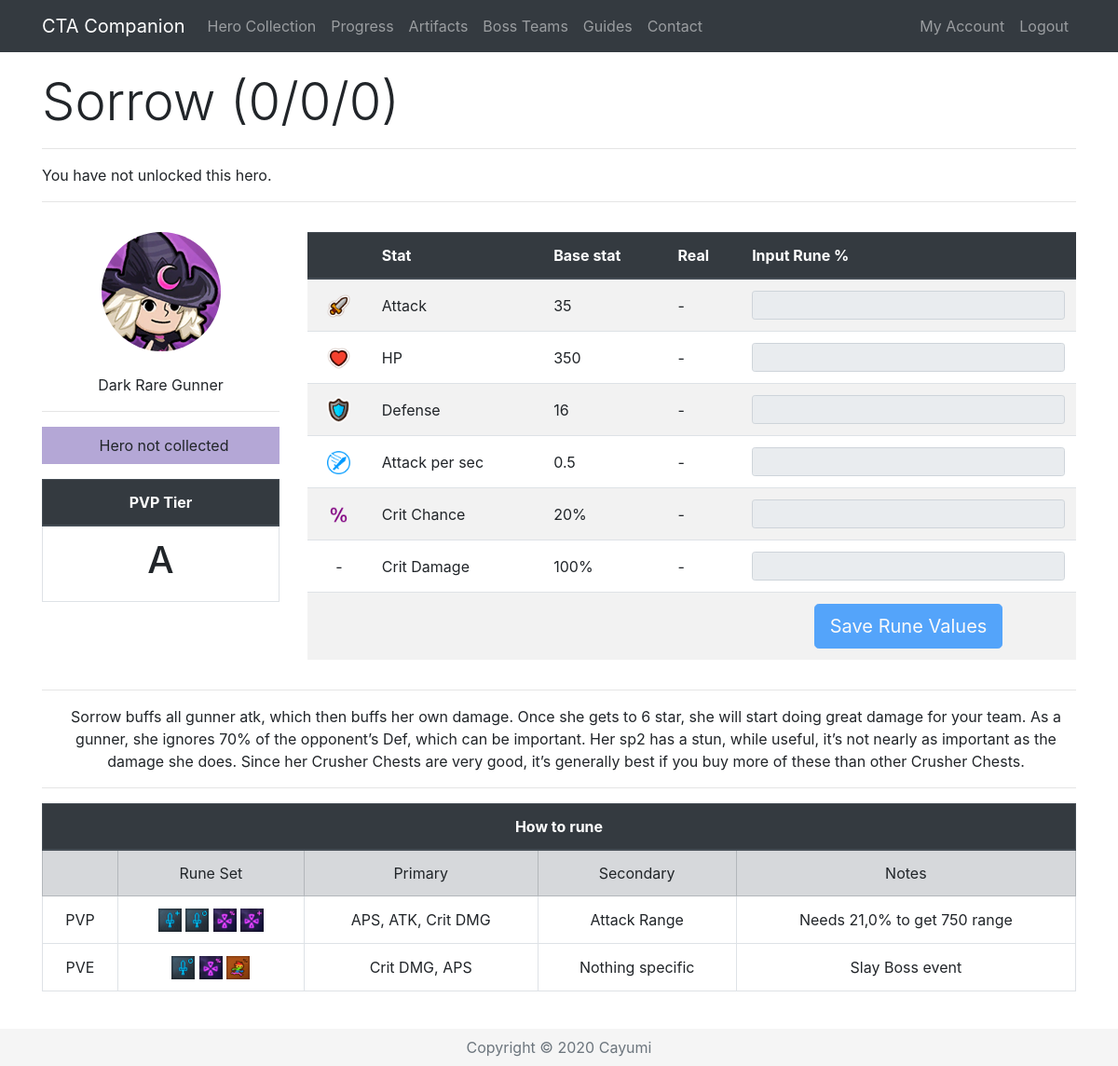
/Hero/869 (signed in), run on an earlier commit of the app's database.
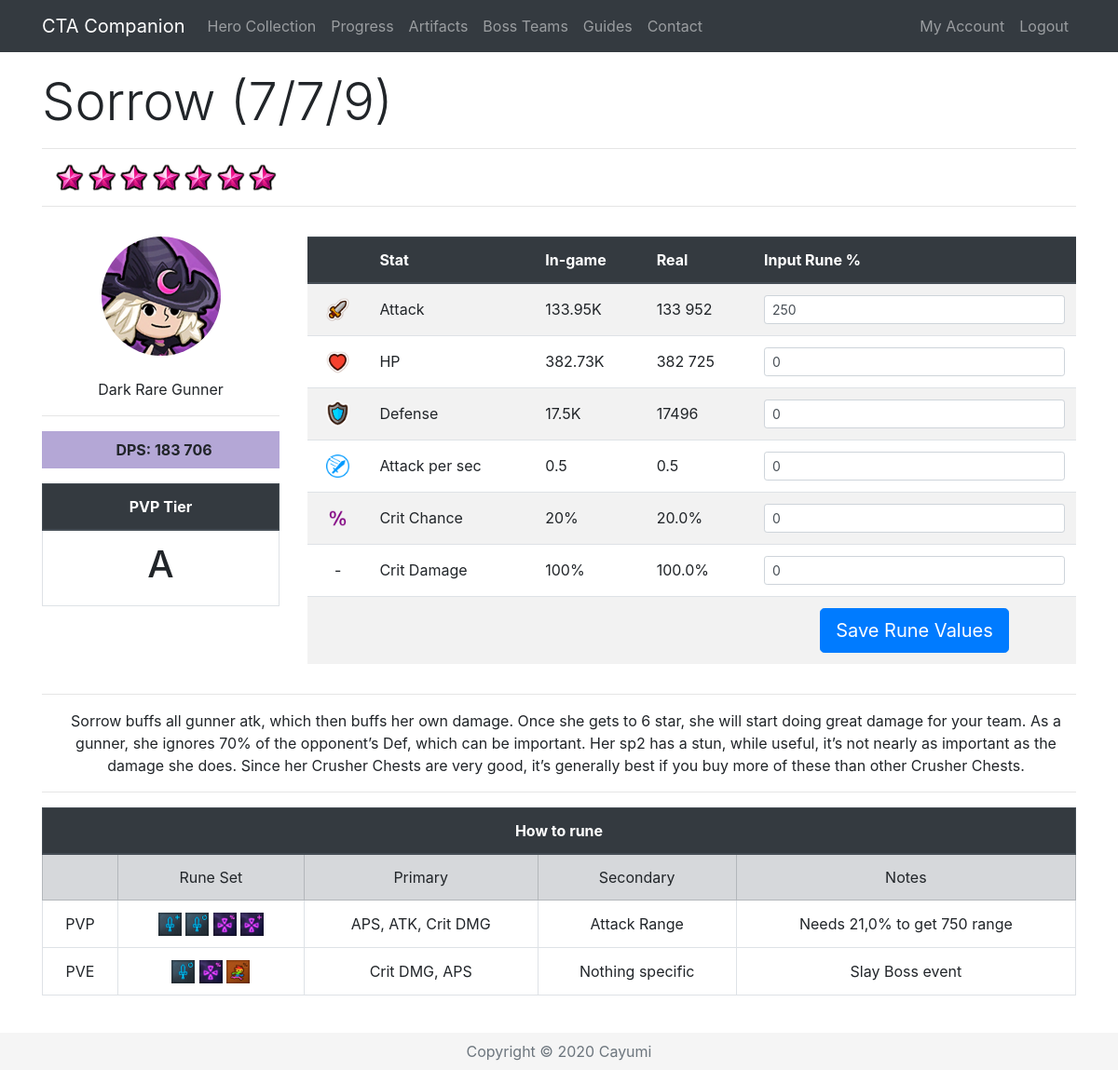
And on a later commit of the database.
### app/models.py (models this page shows, shortened)
class Base(db.Model):
    id = db.Column(db.Integer, primary_key=True)
    name = db.Column(db.String(32), index=True, unique=True)
    nameSafe = db.Column(db.String(32), index=True, unique=True)
    job = db.Column(db.String(16), index=True)
    rarity = db.Column(db.String(16), index=True)
    element = db.Column(db.String(16), index=True)
    gender = db.Column(db.String(16), index=True)
    crusher = db.Column(db.Integer, index=True)
    fly = db.Column(db.Integer, index=True)
    blitz = db.Column(db.Integer, index=True)
    atk = db.Column(db.Integer, index=True)
    hp = db.Column(db.Integer, index=True)
    defense = db.Column(db.Integer, index=True)
    crit = db.Column(db.Integer, index=True)
    critDmg = db.Column(db.Integer, index=True)
    movespeed = db.Column(db.Integer, index=True)
    aps = db.Column(db.Integer, index=True)
    arange = db.Column(db.Integer, index=True)
    resistance = db.Column(db.Integer, index=True)
    frenzy = db.Column(db.Integer, index=True)
    dodge = db.Column(db.Integer, index=True)
    stun = db.Column(db.Integer, index=True)
    stunTime = db.Column(db.Integer, index=True)
    aoe = db.Column(db.Integer, index=True)
    ult = db.Column(db.Integer, index=True)
    kshp = db.Column(db.Integer, index=True)
    gold = db.Column(db.Integer, index=True)
    freeze = db.Column(db.Integer, index=True)
    freezeTime = db.Column(db.Integer, index=True)
    freezeDmg = db.Column(db.Integer, index=True)
    burn = db.Column(db.Integer, index=True)
    burnTime = db.Column(db.Integer, index=True)
    burnDmg = db.Column(db.Integer, index=True)
    poison = db.Column(db.Integer, index=True)
    poisonTime = db.Column(db.Integer, index=True)
    poisonDmg = db.Column(db.Integer, index=True)
    sp2 = db.Column(db.Integer, index=True)
    sp2num = db.Column(db.Integer, index=True)
    buffElement = db.Column(db.String(16), index=True)
    buffType = db.Column(db.Integer, index=True)
    buffStat = db.Column(db.String(16), index=True)
    buff = db.Column(db.Integer, index=True)
    heroes = db.relationship('Hero', backref='baseStats', lazy='dynamic')

class Hero(db.Model):
    id = db.Column(db.Integer, primary_key=True)
    level = db.Column(db.Integer, index=True)
    awaken = db.Column(db.Integer, index=True)
    wpn = db.Column(db.Integer, index=True)
    medals = db.Column(db.Integer, index=True)
    runedAtk = db.Column(db.Integer, index=True)
    runedHp = db.Column(db.Integer, index=True)
    runedDef = db.Column(db.Integer, index=True)
    runedAps = db.Column(db.Integer, index=True)
    runedCrit = db.Column(db.Integer, index=True)
    runedCritDmg = db.Column(db.Integer, index=True)
    user_id = db.Column(db.Integer, db.ForeignKey('user.id'))
    base_id = db.Column(db.Integer, db.ForeignKey('base.id'))
    def displayStat(self, stat):
        if stat < 1000:
            return str(int(round(stat, 0)))
        elif stat > 1000000:
            return str(round(stat/1000000, 2))+"M"
        else:
            return str(round(stat/1000, 2))+"K"
    def displayOther(self, x):
        return '{:,}'.format(x).replace(',', ' ')
    def atk(self):
        runedAttack = self.runedAtk
        base = self.baseStats.atk
        level = self.level
        awaken = self.awaken
        atk = int(base * (2 ** (level - 1)) * (1.5 ** awaken))
        runedAtk = atk + (atk * (runedAttack / 100))
        return int(runedAtk)
    def raidAtk(self, art, buff):
        runedAttack = self.runedAtk
        base = self.baseStats.atk
        level = self.level
        awaken = self.awaken
        atk = base * (2 ** (level - 1)) * (1.5 ** awaken)
        runedAtk = (atk + (atk * ((runedAttack+art) / 100))) * self.baseStats.crusher + atk * buff / 100
        return runedAtk
    def hp(self):
        runedHP = self.runedHp
        base = self.baseStats.hp
        level = self.level
        awaken = self.awaken
        hp = int(base * (2 ** (level - 1)) * (1.5 ** awaken))
        runedHP = hp + (hp * (runedHP / 100))
        return int(runedHP)
    def defense(self):
        runedDef = self.runedDef
        base = self.baseStats.defense
        level = self.level
        awaken = self.awaken
        defense = int(base * (2 ** (level - 1)) * (1.5 ** awaken))
        runedDef = defense + (defense * (runedDef / 100))
        return int(runedDef)
    def aps(self):
        runedAps = self.runedAps
        base = self.baseStats.aps
        runedAps = base + (base * (runedAps / 100))
        return runedAps
    def crit(self):
        runedCrit = self.runedCrit
        base = self.baseStats.crit
        return (base + runedCrit)/100
    def critDmg(self):
        runedDmg = self.runedCritDmg
        base = self.baseStats.critDmg
        return (base + runedDmg)/100
    def dpsSP2(self):
        sp2 = self.baseStats.sp2
        sp2num = self.baseStats.sp2num
        atk = self.atk()
        aps = self.aps()
        crit = self.crit()
        critDmg = self.critDmg()
        dps = ((atk * aps * (1-crit)) + (atk * aps * crit * (1+critDmg))) * (6 + sp2 * sp2num)/7
        dps = int(round(dps))
        return '{:,}'.format(dps).replace(',', ' ')

### app/routes.py (the view, shortened to what this page needs)
@app.route('/Hero/<heroid>', methods=["GET", "POST"])
@login_required
def hero(heroid):
    user = User.query.join(Hero).filter(Hero.id == heroid)
    selectedHero = Hero.query.get(heroid)
    if request.method == "GET":
        return render_template('hero.html', selectedHero=selectedHero, title=selectedHero.baseStats.name, user=user,
                               heroDict=heroDict)

### app/templates/hero.html (shortened to what this page needs)
{% extends "base.html" %}
{% block content %}
{% if user[0] == current_user %}
{% set current = selectedHero.baseStats.nameSafe %}
 <div class="row pt-3">
    <div class="col-lg-12">
      <h1 class="display-4">{{ selectedHero.baseStats.name }} ({{ selectedHero.level }}/{{ selectedHero.awaken }}/{{ selectedHero.wpn }}) </h1>
      <hr>
        {% if selectedHero.level > 0 %}
      <p class="instructions">
          {% for i in range(selectedHero.awaken) %}
          <img src="{{ url_for('static', filename='awaken.png') }}" width="30" alt="Awaken">
          {% endfor %}
      </p>
        {% else %}
        <p class="instruction">You have not unlocked this hero.</p>
        {% endif %}
      <hr>
    </div>
 </div>
  <div class="row align-middle">
    <div class="col-lg-3 text-center align-middle pt-3">
        <img class="img-fluid rounded-circle" src="/static/{{selectedHero.baseStats.nameSafe}}.png" alt="{{selectedHero.baseStats.name}}"><br><br>
        {{ selectedHero.baseStats.element }} {{ selectedHero.baseStats.rarity }} {{ selectedHero.baseStats.job }}<hr>
        {% if selectedHero.level > 0 %}
        <p class="instructions {{selectedHero.baseStats.element}}{{selectedHero.baseStats.rarity}}"><b>DPS: {{ selectedHero.dpsSP2() }}</b></p>
        {% else %}
        <p class="instructions {{selectedHero.baseStats.element}}{{selectedHero.baseStats.rarity}}">Hero not collected</p>
        {% endif %}
        <table class="table table-bordered">
        <thead class="thead-dark">
        <tr>
            <th colspan="2">PVP Tier</th>
        </tr>
        </thead>
        <tr>
            <td><h1>
                {% if heroDict[current] %}
                {{ heroDict[current][4] }}
                {% else %}
                -
                {% endif %}
            </h1>
            </td>
        </tr>
    </table>
      </div>
      <div class="col lg-9 pt-3">
<form action="/Hero/{{ selectedHero.id }}" method="post" novalidate>
 <table class="table table-striped">
     <thead class="thead-dark">
          <tr>
              <th>&nbsp;</th>
              <th>Stat</th>
              <th>{% if selectedHero.level > 0 %}In-game{% else %}Base stat{% endif %}</th>
              <th>Real</th>
              <th>Input Rune %</th>
          </tr>
          </thead>
              <tr class="text-left">
                  <td class="align-middle text-center"><img src="{{ url_for('static', filename='atk.png') }}" width="25" alt="Attack"></td>
                  <td class="align-middle">Attack</td>
                  {% if selectedHero.level > 0 %}
                  <td class="align-middle">{{ selectedHero.displayStat(selectedHero.atk()) }}</td>
                  <td class="align-middle">{{ selectedHero.displayOther(selectedHero.atk()) }}</td>
                  <td><input type="text" maxlength="10" class="form-control form-control-sm" id="{{ selectedHero.id }}runedAtk" value="{{ selectedHero.runedAtk }}" name="{{ selectedHero.id }}runedAtk"></td>
                  {% else %}
                  <td class="align-middle">{{ selectedHero.baseStats.atk }}</td>
                  <td class="align-middle">-</td>
                  <td><input type="text" maxlength="10" class="form-control form-control-sm" disabled></td>
                  {% endif %}
              </tr>
              <tr class="text-left">
                  <td class="align-middle text-center"><img src="{{ url_for('static', filename='hp.png') }}" width="25" alt="HP"></td>
                  <td class="align-middle">HP</td>
                  {% if selectedHero.level > 0 %}
                  <td class="align-middle">{{ selectedHero.displayStat(selectedHero.hp()) }}</td>
                  <td class="align-middle">{{ selectedHero.displayOther(selectedHero.hp()) }}</td>
                  <td><input type="text" maxlength="10" class="form-control form-control-sm" id="{{ selectedHero.id }}runedHp" value="{{ selectedHero.runedHp }}" name="{{ selectedHero.id }}runedHp" onkeypress="return isNumber9(event)"></td>
                  {% else %}
                  <td class="align-middle">{{ selectedHero.baseStats.hp }}</td>
                  <td class="align-middle">-</td>
                  <td><input type="text" maxlength="10" class="form-control form-control-sm" disabled></td>
                  {% endif %}
              </tr>
              <tr class="text-left">
                  <td class="align-middle text-center"><img src="{{ url_for('static', filename='def.png') }}" width="25" alt="Defense"></td>
                  <td class="align-middle">Defense</td>
                  {% if selectedHero.level > 0 %}
                  <td class="align-middle">{{ selectedHero.displayStat(selectedHero.defense()) }}</td>
                  <td class="align-middle">{{ selectedHero.defense() }}</td>
                  <td><input type="text" maxlength="10" class="form-control form-control-sm" id="{{ selectedHero.id }}runedDef" value="{{ selectedHero.runedDef }}" name="{{ selectedHero.id }}runedDef" onkeypress="return isNumber9(event)"></td>
                  {% else %}
                  <td class="align-middle">{{ selectedHero.baseStats.defense }}</td>
                  <td class="align-middle">-</td>
                  <td><input type="text" maxlength="10" class="form-control form-control-sm" disabled></td>
                  {% endif %}
              </tr>
              <tr class="text-left">
                  <td class="align-middle text-center"><img src="{{ url_for('static', filename='aps.png') }}" width="25" alt="APS"></td>
                  <td class="align-middle">Attack per sec</td>
                  {% if selectedHero.level > 0 %}
                  <td class="align-middle">{{ selectedHero.aps()|round(2, 'common' ) }}</td>
                  <td class="align-middle">{{ selectedHero.aps() }}</td>
                  <td><input type="text" maxlength="10" class="form-control form-control-sm" id="{{ selectedHero.id }}runedAps" value="{{ selectedHero.runedAps }}" name="{{ selectedHero.id }}runedAps" onkeypress="return isNumber9(event)"></td>
                  {% else %}
                  <td class="align-middle">{{ selectedHero.baseStats.aps }}</td>
                  <td class="align-middle">-</td>
                  <td><input type="text" maxlength="10" class="form-control form-control-sm" disabled></td>
                  {% endif %}
              </tr>
                <tr class="text-left">
                  <td class="align-middle text-center"><img src="{{ url_for('static', filename='crit.png') }}" width="25" alt="Crit Chance"></td>
                  <td class="align-middle">Crit Chance</td>
                  {% if selectedHero.level > 0 %}
                  <td class="align-middle">{{ (selectedHero.crit()*100)|round|int }}%</td>
                  <td class="align-middle">{{ selectedHero.crit()*100 }}% </td>
                  <td><input type="text" maxlength="10" class="form-control form-control-sm" id="{{ selectedHero.id }}runedCrit" value="{{ selectedHero.runedCrit }}" name="{{ selectedHero.id }}runedCrit" onkeypress="return isNumber9(event)"></td>
                  {% else %}
                  <td class="align-middle">{{ selectedHero.baseStats.crit }}%</td>
                  <td class="align-middle">-</td>
                  <td><input type="text" maxlength="10" class="form-control form-control-sm" disabled></td>
                  {% endif %}
                </tr>
              <tr class="text-left">
                  <td class="align-middle text-center">-</td>
                  <td class="align-middle">Crit Damage</td>
                  {% if selectedHero.level > 0 %}
                  <td class="align-middle">{{ ((selectedHero.critDmg())*100)|round|int }}%</td>
                  <td class="align-middle">{{ (selectedHero.critDmg()*100)|round(2, 'common') }}%</td>
                  <td><input type="text" maxlength="10" class="form-control form-control-sm" id="{{ selectedHero.id }}runedCritDmg" value="{{ selectedHero.runedCritDmg }}" name="{{ selectedHero.id }}runedCritDmg" onkeypress="return isNumber9(event)"></td>
                  {% else %}
                  <td class="align-middle">{{ selectedHero.baseStats.critDmg }}%</td>
                  <td class="align-middle">-</td>
                  <td><input type="text" maxlength="10" class="form-control form-control-sm" disabled></td>
                  {% endif %}
              </tr>
     <tr class="text-center">
                  <td>&nbsp;</td>
                  <td>&nbsp;</td>
                  <td>&nbsp;</td>
                  <td>&nbsp;</td>
                  {% if selectedHero.level > 0 %}
                  <td><button class="btn btn-primary btn-lg" type="submit">Save Rune Values</button></td>
                  {% else %}
                  <td><button class="btn btn-primary btn-lg" type="submit" disabled>Save Rune Values</button></td>
                  {% endif %}
              </tr>
          </table>
</form>
    </div>
      </div>
{% if heroDict[current] %}
<div class="row">
    <div class="col-lg-12 text-center">
        <hr>
        <p class="instructions">{{ heroDict[current][5] }}</p>
        <hr>
    </div>
</div>
<div class="row">
    <div class="col-lg-12 text-center">
      <table class="table table-bordered">
          <thead class="thead-dark">
          <tr>
              <th colspan="5">How to rune</th>
          </tr>
          </thead>
          <tr class="table-secondary align-middle">
              <td>&nbsp;</td>
              <td width="18%">Rune Set</td>
              <td>Primary</td>
              <td>Secondary</td>
              <td>Notes</td>
          </tr>
          <tr class="align-middle">
              <td class="align-middle">PVP</td>
              <td class="align-middle">
                  {% for i in heroDict[current][0] %}
                  <img class="img-fluid" src="/static/{{i}}.png" alt="{{i}}" name="{{i}}" width="25">
                  {% endfor %}
              </td>
              <td class="align-middle">{{ heroDict[current][1] }}</td>
              <td class="align-middle">{{ heroDict[current][2] }}</td>
              <td class="align-middle">{{ heroDict[current][3] }}</td>
          </tr>
{% if heroDict[current][6] %}
            <tr>
              <td class="align-middle">PVE</td>
              <td class="align-middle">
                  {% for i in heroDict[current][6] %}
                  <img class="img-fluid" src="/static/{{i}}.png" alt="{{i}}" name="{{i}}" width="25">
                  {% endfor %}
              </td>
              <td class="align-middle">{{ heroDict[current][7] }}</td>
              <td class="align-middle">{{ heroDict[current][8] }}</td>
              <td class="align-middle">{{ heroDict[current][9] }}</td>
          </tr>
{% endif %}
      </table>
    </div>
</div>
{% endif %}
<br>
{% endif %}
{% endblock %}

What changed in the data, as far as the page shows it:
changed through a linked row, Base "Sorrow": dpsSP2 (not shown) → "183 706"; baseStats.atk "35" → (not shown); baseStats.hp "350" → (not shown); baseStats.defense "16" → (not shown); baseStats.aps "0.5" → (not shown); baseStats.crit "20" → (not shown); baseStats.critDmg "100" → (not shown)
changed Hero: level "0" → "7"; awaken "0" → "7"; wpn "0" → "9"; displayStat (not shown) → "133.95K"; displayOther (not shown) → "133 952"; runedAtk (not shown) → "250"; displayStat (not shown) → "382.73K"; displayOther (not shown) → "382 725"; runedHp (not shown) → "0"; displayStat (not shown) → "17.5K"; defense (not shown) → "17496"; runedDef (not shown) → "0"; aps (not shown) → "0.5"; runedAps (not shown) → "0"; (selectedHero.crit()*100)|round|int (not shown) → "20"; selectedHero.crit()*100 (not shown) → "20.0"; runedCrit (not shown) → "0"; ((selectedHero.critDmg())*100)|round|int (not shown) → "100"; (selectedHero.critDmg()*100)|round(2,'common') (not shown) → "100.0"; runedCritDmg (not shown) → "0"
Also different on the page:
text no longer shown: "You have not unlocked this hero. Hero not collected Base stat - - - - - -"
text now shown: "DPS: In-game"
